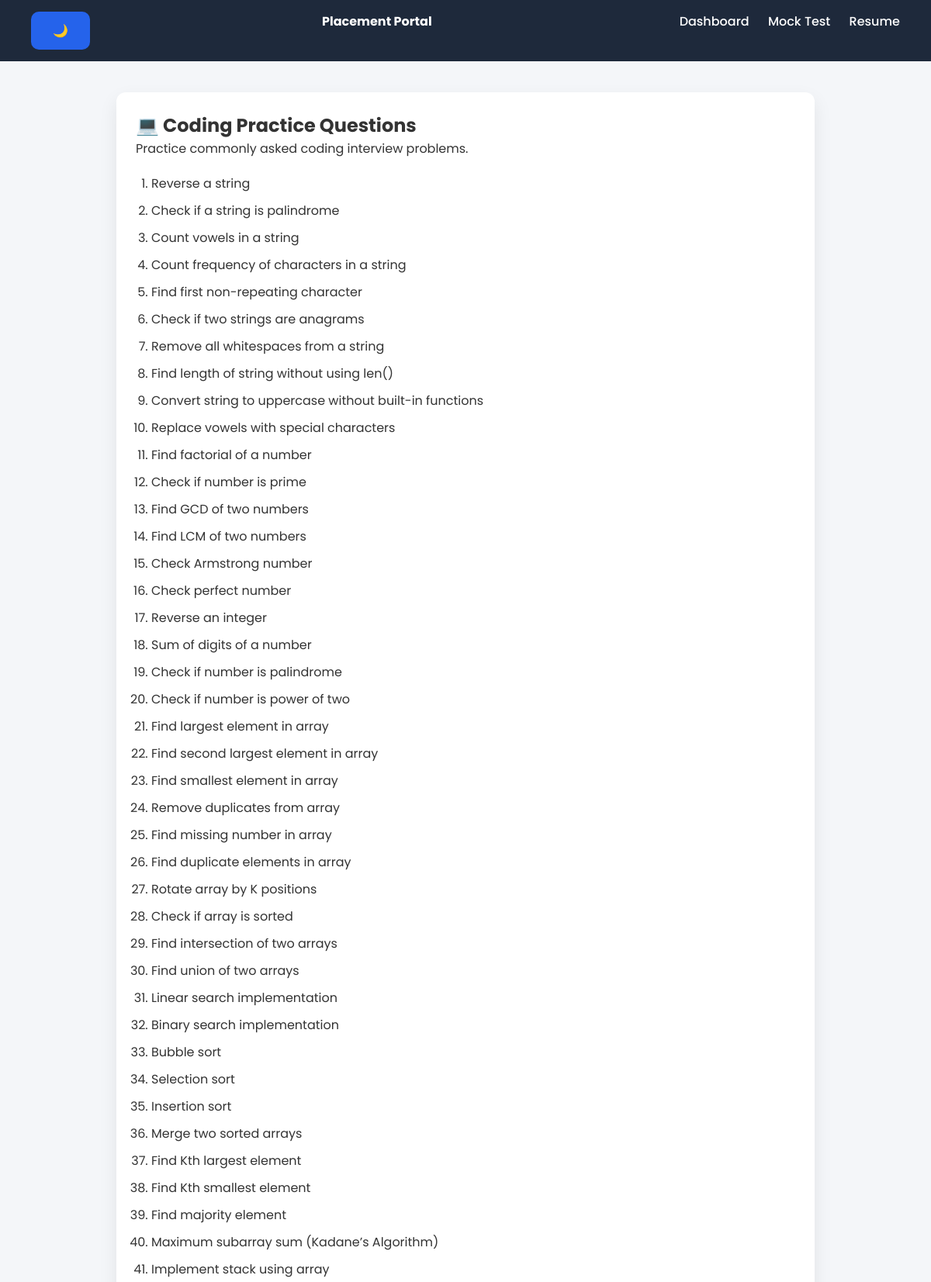
Page /coding (upper part) on the committed database.
### tables this page shows
CREATE TABLE coding_questions (
    id INTEGER PRIMARY KEY AUTOINCREMENT,
    question TEXT
);

### app.py (the view)
@app.route("/coding")
def coding():
    conn = sqlite3.connect(DB_PATH)
    cur = conn.cursor()
    cur.execute("SELECT question FROM coding_questions")
    rows = cur.fetchall()
    conn.close()
    questions = [r[0] for r in rows]
    return render_template("coding.html", questions=questions)

### templates/coding.html (shortened to what this page needs)
   <!DOCTYPE html>
<html>
<head>
    <link rel="stylesheet" href="/static/style.css">
</head>
<body>
<div class="navbar">
    <button class="btn" onclick="toggleDark()">🌙</button>
    <div><b>Placement Portal</b></div>
    <div>
        <a href="/dashboard">Dashboard</a>
        <a href="/mocktest">Mock Test</a>
        <a href="/resume">Resume</a>
    </div>
</div>
<div class="container">
    <div class="card">
        <h2>💻 Coding Practice Questions</h2>
        <p>Practice commonly asked coding interview problems.</p>
        <ol style="margin-top:20px; padding-left:20px;">
            {% for q in questions %}
                <li style="margin-bottom:10px;">
                    {{ q }}
                </li>
            {% endfor %}
        </ol>
    </div>
</div>
</body>
</html>

### static/style.css (style rules this page uses)
* { box-sizing: border-box; margin: 0; padding: 0; font-family: 'Poppins', sans-serif; }
body { background: #f4f6f9; color: #333; }
.navbar { background: #1e293b; padding: 15px 40px; color: white; display: flex; justify-content: space-between; }
.navbar a { color: white; margin-left: 20px; text-decoration: none; font-weight: 500; }
.container { max-width: 900px; margin: 40px auto; }
.card { background: white; padding: 25px; border-radius: 12px; box-shadow: 0 10px 25px rgba(0,0,0,0.08); margin-bottom: 30px; }
.btn { background: #2563eb; color: white; padding: 10px 18px; border: none; border-radius: 8px; cursor: pointer; }
.btn { background-color: #2563eb; color: white; padding: 12px 28px; border: none; border-radius: 10px; font-size: 16px; cursor: pointer; }

### rows in the picture
coding_questions: question "Reverse a string"
coding_questions: question "Check if a string is palindrome"
coding_questions: question "Count vowels in a string"
coding_questions: question "Count frequency of characters in a string"
coding_questions: question "Find first non-repeating character"
coding_questions: question "Check if two strings are anagrams"
coding_questions: question "Remove all whitespaces from a string"
coding_questions: question "Find length of string without using len()"
coding_questions: question "Convert string to uppercase without built-in functions"
coding_questions: question "Replace vowels with special characters"
coding_questions: question "Find factorial of a number"
coding_questions: question "Check if number is prime"
coding_questions: question "Find GCD of two numbers"
coding_questions: question "Find LCM of two numbers"
coding_questions: question "Check Armstrong number"
coding_questions: question "Check perfect number"
coding_questions: question "Reverse an integer"
coding_questions: question "Sum of digits of a number"
coding_questions: question "Check if number is palindrome"
coding_questions: question "Check if number is power of two"
coding_questions: question "Find largest element in array"
coding_questions: question "Find second largest element in array"
coding_questions: question "Find smallest element in array"
coding_questions: question "Remove duplicates from array"
coding_questions: question "Find missing number in array"
coding_questions: question "Find duplicate elements in array"
coding_questions: question "Rotate array by K positions"
coding_questions: question "Check if array is sorted"
coding_questions: question "Find intersection of two arrays"
coding_questions: question "Find union of two arrays"
coding_questions: question "Linear search implementation"
coding_questions: question "Binary search implementation"
coding_questions: question "Bubble sort"
coding_questions: question "Selection sort"
coding_questions: question "Insertion sort"
coding_questions: question "Merge two sorted arrays"
coding_questions: question "Find Kth largest element"
coding_questions: question "Find Kth smallest element"
coding_questions: question "Find majority element"
coding_questions: question "Maximum subarray sum (Kadane’s Algorithm)"
coding_questions: question "Implement stack using array"
